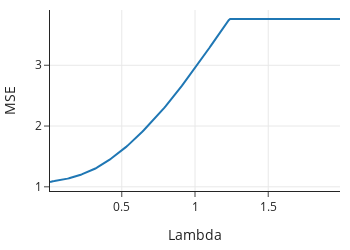

The notebook cell saved with this chart:
### Markdown cell above
As $ \lambda $ increases, the model fitting is penalized more heavily and many coefficients shrink to 0. The lefthand side of the plot shows greater model complexity and corresponds to small $ \lambda $. Notice that for $ \lambda = 0.5 $, nearly all of the coefficients are 0. The exceptions are, from largest to smallest: `x12`, `x30`, `x31`, `x5`, `x7`,  `x1`, `x9`,  `x28`, `x20`. 

We can also plot the MSE as a function of $ \lambda $ to see how it changes with the increase in the penalty:

### Code cell
px.line(x=alphas, y=mses,
        labels={"x": "Lambda", "y": "MSE"},
        width=350, height=250)

### Figure 1 — Plotly figure (JSON) as saved in the notebook; plotly's stock layout.template omitted (floating-point values rounded to 4 significant figures; data arrays with more than 128 entries replaced by an {"elided": "..."} marker saying what was removed)
{"data": [{"hovertemplate": "Lambda=%{x}<br>MSE=%{y}<extra></extra>", "legendgroup": "", "line": {"color": "#1F77B4", "dash": "solid"}, "marker": {"symbol": "circle"}, "mode": "lines", "name": "", "orientation": "v", "showlegend": false, "type": "scatter", "x": {"elided": "199 float values"}, "xaxis": "x", "y": {"elided": "199 float values"}, "yaxis": "y"}], "layout": {"height": 250, "legend": {"tracegroupgap": 0}, "width": 350, "xaxis": {"anchor": "y", "autorange": true, "domain": [0, 1], "range": [0.01, 1.99], "title": {"text": "Lambda"}, "type": "linear"}, "yaxis": {"anchor": "x", "autorange": true, "domain": [0, 1], "range": [0.9313, 3.909], "title": {"text": "MSE"}, "type": "linear"}}}
